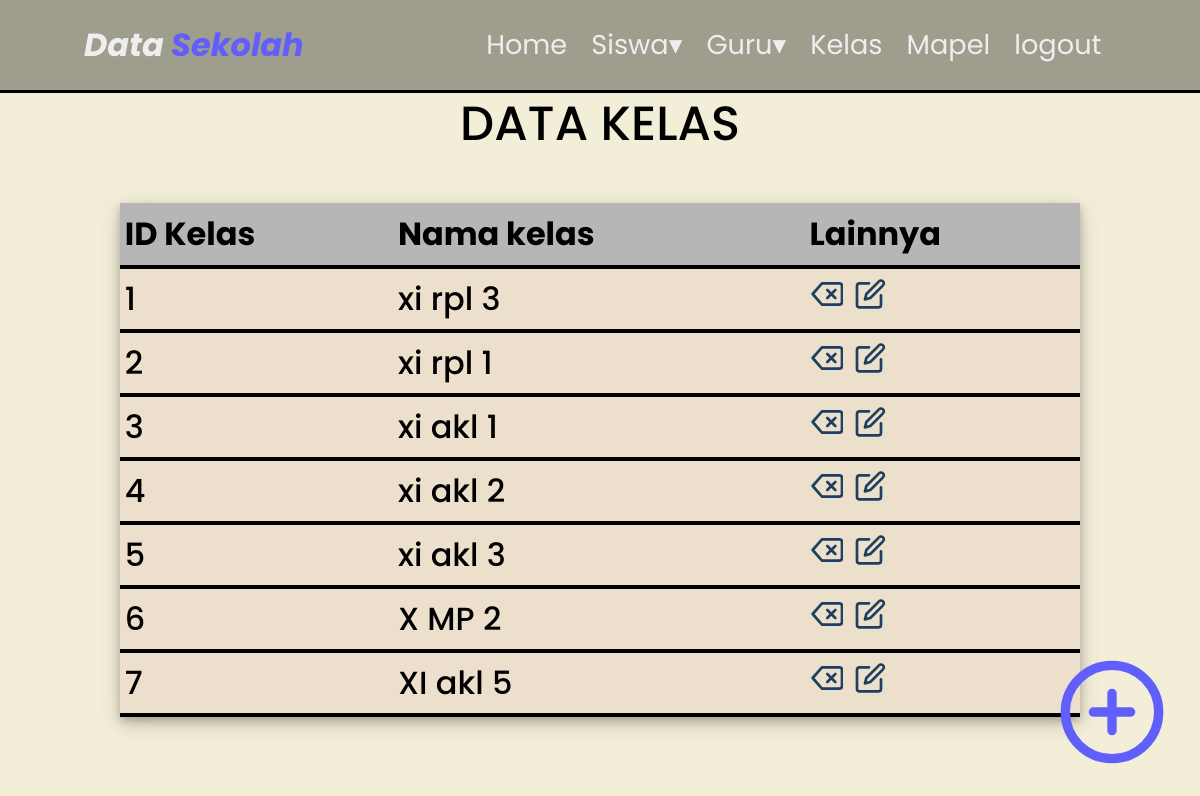
Screenshot of /kelas.php with the database file from the repository.
### tables this page shows
CREATE TABLE `kelas` (
  `id_kelas` varchar(10) NOT NULL,
  `nama_kelas` varchar(30) NOT NULL
);

### kelas.php (the view, shortened to what this page needs)
<head>
    <link rel="stylesheet" href="css/dash.css">
</head>
<body class="body-kelas">
        <?php
        include "nav.php";
        ?>
    <header><span>DATA KELAS</span></header>
    <div class="container">
        <table >
            <tr style="background-color: #b7b5b5;">
                <th>ID Kelas</th>
                <th>Nama kelas</th>
                <th>Lainnya</td>
            </tr>
            <?php
            $data = mysqli_query($koneksi,"select * from kelas");
            while($tampil = mysqli_fetch_array($data)) {
            ?>
            <tr class="tr-data">
                <td><?php echo $tampil ['id_kelas'];?></td>
                <td><?php echo $tampil ['nama_kelas'];?></td>
                <td class="lain"><a href="delete_kelas.php?id=<?php echo $tampil['id_kelas'];?>"><i data-feather="delete" class="lain-1"></i></a>
                    <a href="edit_kelas.php?id=<?php echo $tampil['id_kelas'];?>"><i data-feather="edit" class="lain-1"></i></a>
                </td>
            </tr>
            <?php
            }
            ?>
        </table>
    </div>
    <div class="container2">
        <a href="tambah_kelas.php" class="tambah"><i data-feather="plus-circle" style="width: 7rem; height: 7rem;"></i></a>
    </div>
</body>

### nav.php (shortened to what this page needs)
<nav>
   <span class="logo">Data <span class="logo-1">Sekolah</span></span>
   <div class="menu">
       <a href="dash.php">Home</a>
       <div class="men-sis">
           <a href="siswa.php">Siswa&#9662;</a>
       </div>
       <div class="men-sis">
           <a href="guru.php">Guru&#9662;</a>
       </div>
       <a href="kelas.php">Kelas</a>
       <a href="mapel.php">Mapel</a>
       <a href="login.php">logout</a>
   </div>
</nav>

### css/dash.css (style rules this page uses)
nav { display: flex; justify-content: space-between; align-items: center; padding: 1.3rem 7%; border-bottom: 3px solid black; position: fixed; top: 0; width: 100%; background-color: rgba(6, 6, 6, 0.35); backdrop-filter: blur(1px); }
.logo { font-size: 2rem; font-style: italic; color:#EEEEEE; font-weight: 700; }
.logo-1 { font-size: 2rem; font-style: italic; color:#615EFC; }
.menu { display: flex; gap: 1.5rem; font-size: 1.7rem; }
.menu a { text-decoration: none; display: inline-block; position: relative; color: #EEEEEE; }
.menu a::before { content: ''; position: absolute; width: 0; height: 8px; bottom: 0; left: 50%; background-color: #615EFC; transition: width 0.4s ease, left 0.4s ease; border-radius: 4px; }
.men-sis { position: relative; }
header { display: flex; justify-content: center; margin: 2.7rem; margin-top: 5.5rem; }
header span { font-size: 3rem; font-weight: 500; }
.container { display: flex; justify-content: center; padding: 0 10%; }
table { width: 100%; font-size: 2rem; border-collapse: collapse; box-shadow: 0 4px 8px rgba(0, 0, 0, 0.2), 0 6px 20px rgba(0, 0, 0, 0.19); background-color: #ECDFCC; animation: scaleUp 1s ease-out; margin-bottom: 2rem; }
td { border-bottom: 4px solid black; height: 4rem; text-align: left; padding: 0 0.5%; font-weight: 500; }
th { border-bottom: 4px solid black; height: 4rem; text-align: left; border-collapse: collapse; padding: 0 0.5%; }
.container2 { position: fixed; bottom: 2rem; right: 2rem; }
.tambah { width:4rem; height: 4rem; text-decoration: none; color:#615EFC; }
.lain-1 { width:2rem; height: 2rem; text-decoration: none; color: #1E3E62; padding: 0 0.5%; }
.body-kelas { padding: 0; margin: 0; background-color:#F2EED7; font-family: 'Poppins', sans-serif; }

### rows the page displays
kelas: id_kelas "1", nama_kelas "xi rpl 3"
kelas: id_kelas "2", nama_kelas "xi rpl 1"
kelas: id_kelas "3", nama_kelas "xi akl 1"
kelas: id_kelas "4", nama_kelas "xi akl 2"
kelas: id_kelas "5", nama_kelas "xi akl 3"
kelas: id_kelas "6", nama_kelas "X MP 2"
kelas: id_kelas "7", nama_kelas "XI akl 5"
